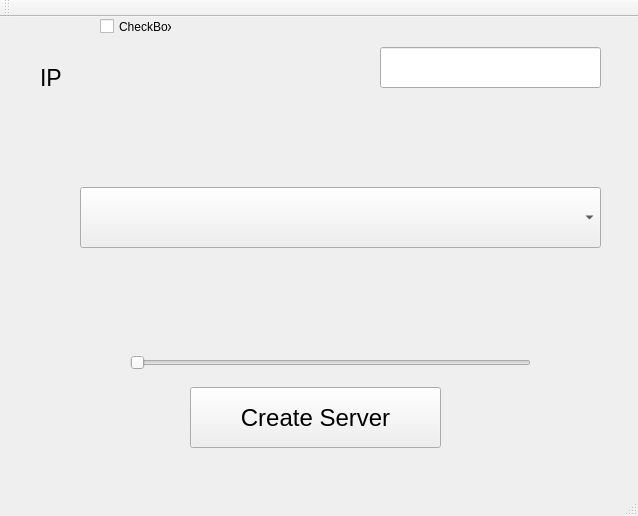
<?xml version="1.0" encoding="UTF-8"?>
<ui version="4.0">
 <class>MainWindow_Server</class>
 <widget class="QMainWindow" name="MainWindow_Server">
  <property name="geometry">
   <rect>
    <x>0</x>
    <y>0</y>
    <width>638</width>
    <height>516</height>
   </rect>
  </property>
  <property name="windowTitle">
   <string>Server Sound</string>
  </property>
  <widget class="QWidget" name="centralWidget">
   <widget class="QSlider" name="horizontalSlider">
    <property name="geometry">
     <rect>
      <x>130</x>
      <y>300</y>
      <width>401</width>
      <height>91</height>
     </rect>
    </property>
    <property name="orientation">
     <enum>Qt::Horizontal</enum>
    </property>
   </widget>
   <widget class="QCheckBox" name="checkBox_tray">
    <property name="geometry">
     <rect>
      <x>100</x>
      <y>0</y>
      <width>72</width>
      <height>19</height>
     </rect>
    </property>
    <property name="text">
     <string>CheckBox</string>
    </property>
   </widget>
   <widget class="QComboBox" name="comboBox_Clients">
    <property name="geometry">
     <rect>
      <x>80</x>
      <y>170</y>
      <width>521</width>
      <height>61</height>
     </rect>
    </property>
    <property name="font">
     <font>
      <pointsize>21</pointsize>
     </font>
    </property>
   </widget>
   <widget class="QLabel" name="label_IP">
    <property name="geometry">
     <rect>
      <x>40</x>
      <y>50</y>
      <width>91</width>
      <height>21</height>
     </rect>
    </property>
    <property name="font">
     <font>
      <pointsize>17</pointsize>
     </font>
    </property>
    <property name="text">
     <string>IP</string>
    </property>
   </widget>
   <widget class="QLineEdit" name="lineEdit">
    <property name="geometry">
     <rect>
      <x>380</x>
      <y>30</y>
      <width>221</width>
      <height>41</height>
     </rect>
    </property>
   </widget>
   <widget class="QPushButton" name="pushButton_Connect">
    <property name="geometry">
     <rect>
      <x>190</x>
      <y>370</y>
      <width>251</width>
      <height>61</height>
     </rect>
    </property>
    <property name="font">
     <font>
      <pointsize>18</pointsize>
     </font>
    </property>
    <property name="text">
     <string>Create Server</string>
    </property>
   </widget>
  </widget>
  <widget class="QMenuBar" name="menuBar">
   <property name="geometry">
    <rect>
     <x>0</x>
     <y>0</y>
     <width>638</width>
     <height>20</height>
    </rect>
   </property>
  </widget>
  <widget class="QToolBar" name="mainToolBar">
   <attribute name="toolBarArea">
    <enum>TopToolBarArea</enum>
   </attribute>
   <attribute name="toolBarBreak">
    <bool>false</bool>
   </attribute>
  </widget>
  <widget class="QStatusBar" name="statusBar"/>
 </widget>
 <layoutdefault spacing="6" margin="11"/>
 <resources/>
 <connections/>
</ui>
